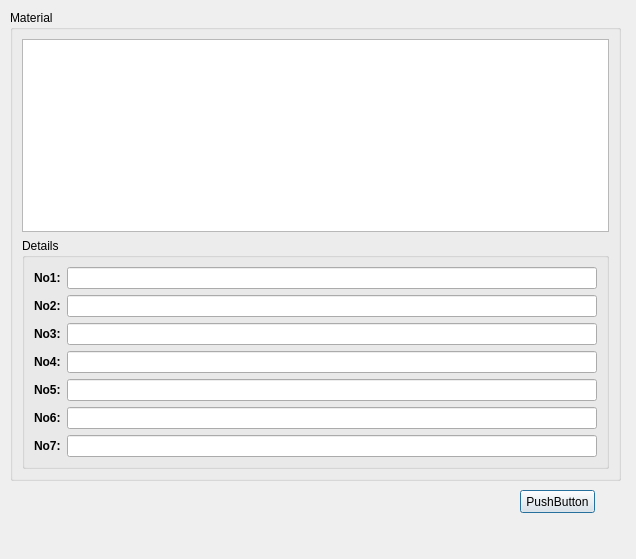
<?xml version="1.0" encoding="UTF-8"?>
<ui version="4.0">
 <class>ShowTableDialog</class>
 <widget class="QDialog" name="ShowTableDialog">
  <property name="geometry">
   <rect>
    <x>0</x>
    <y>0</y>
    <width>636</width>
    <height>559</height>
   </rect>
  </property>
  <property name="windowTitle">
   <string>Dialog</string>
  </property>
  <widget class="QGroupBox" name="groupBox">
   <property name="geometry">
    <rect>
     <x>10</x>
     <y>10</y>
     <width>611</width>
     <height>471</height>
    </rect>
   </property>
   <property name="title">
    <string>Material</string>
   </property>
   <layout class="QVBoxLayout">
    <property name="spacing">
     <number>6</number>
    </property>
    <property name="leftMargin">
     <number>9</number>
    </property>
    <property name="topMargin">
     <number>9</number>
    </property>
    <property name="rightMargin">
     <number>9</number>
    </property>
    <property name="bottomMargin">
     <number>9</number>
    </property>
    <item>
     <widget class="QTableView" name="DataTable">
      <property name="selectionBehavior">
       <enum>QAbstractItemView::SelectRows</enum>
      </property>
     </widget>
    </item>
    <item>
     <widget class="QGroupBox" name="groupBox_2">
      <property name="title">
       <string>Details</string>
      </property>
      <layout class="QFormLayout" name="_2">
       <item row="0" column="0">
        <widget class="QLabel" name="No1Label">
         <property name="text">
          <string>&lt;html&gt;&lt;head/&gt;&lt;body&gt;&lt;p&gt;&lt;span style=&quot; font-weight:600;&quot;&gt;No1:&lt;/span&gt;&lt;/p&gt;&lt;/body&gt;&lt;/html&gt;</string>
         </property>
        </widget>
       </item>
       <item row="0" column="1">
        <widget class="QLineEdit" name="No1Edit">
         <property name="enabled">
          <bool>true</bool>
         </property>
        </widget>
       </item>
       <item row="1" column="0">
        <widget class="QLabel" name="No2Label">
         <property name="text">
          <string>&lt;html&gt;&lt;head/&gt;&lt;body&gt;&lt;p&gt;&lt;span style=&quot; font-weight:600;&quot;&gt;No2:&lt;/span&gt;&lt;/p&gt;&lt;/body&gt;&lt;/html&gt;</string>
         </property>
        </widget>
       </item>
       <item row="2" column="0">
        <widget class="QLabel" name="No3Label">
         <property name="text">
          <string>&lt;html&gt;&lt;head/&gt;&lt;body&gt;&lt;p&gt;&lt;span style=&quot; font-weight:600;&quot;&gt;No3:&lt;/span&gt;&lt;/p&gt;&lt;/body&gt;&lt;/html&gt;</string>
         </property>
        </widget>
       </item>
       <item row="3" column="0">
        <widget class="QLabel" name="No4Label">
         <property name="text">
          <string>&lt;html&gt;&lt;head/&gt;&lt;body&gt;&lt;p&gt;&lt;span style=&quot; font-weight:600;&quot;&gt;No4:&lt;/span&gt;&lt;/p&gt;&lt;/body&gt;&lt;/html&gt;</string>
         </property>
        </widget>
       </item>
       <item row="4" column="0">
        <widget class="QLabel" name="No5Label">
         <property name="text">
          <string>&lt;html&gt;&lt;head/&gt;&lt;body&gt;&lt;p&gt;&lt;span style=&quot; font-weight:600;&quot;&gt;No5:&lt;/span&gt;&lt;/p&gt;&lt;/body&gt;&lt;/html&gt;</string>
         </property>
        </widget>
       </item>
       <item row="1" column="1">
        <widget class="QLineEdit" name="No2Edit">
         <property name="enabled">
          <bool>true</bool>
         </property>
        </widget>
       </item>
       <item row="2" column="1">
        <widget class="QLineEdit" name="No3Edit">
         <property name="enabled">
          <bool>true</bool>
         </property>
        </widget>
       </item>
       <item row="3" column="1">
        <widget class="QLineEdit" name="No4Edit">
         <property name="enabled">
          <bool>true</bool>
         </property>
        </widget>
       </item>
       <item row="4" column="1">
        <widget class="QLineEdit" name="No5Edit">
         <property name="enabled">
          <bool>true</bool>
         </property>
        </widget>
       </item>
       <item row="7" column="1">
        <widget class="QLineEdit" name="No7Edit">
         <property name="enabled">
          <bool>true</bool>
         </property>
        </widget>
       </item>
       <item row="5" column="0">
        <widget class="QLabel" name="No6Label">
         <property name="text">
          <string>&lt;html&gt;&lt;head/&gt;&lt;body&gt;&lt;p&gt;&lt;span style=&quot; font-weight:600;&quot;&gt;No6:&lt;/span&gt;&lt;/p&gt;&lt;/body&gt;&lt;/html&gt;</string>
         </property>
        </widget>
       </item>
       <item row="5" column="1">
        <widget class="QLineEdit" name="No6Edit">
         <property name="enabled">
          <bool>true</bool>
         </property>
        </widget>
       </item>
       <item row="7" column="0">
        <widget class="QLabel" name="No7Label">
         <property name="text">
          <string>&lt;html&gt;&lt;head/&gt;&lt;body&gt;&lt;p&gt;&lt;span style=&quot; font-weight:600;&quot;&gt;No7:&lt;/span&gt;&lt;/p&gt;&lt;/body&gt;&lt;/html&gt;</string>
         </property>
        </widget>
       </item>
      </layout>
     </widget>
    </item>
   </layout>
  </widget>
  <widget class="QPushButton" name="pushButton">
   <property name="geometry">
    <rect>
     <x>520</x>
     <y>490</y>
     <width>75</width>
     <height>23</height>
    </rect>
   </property>
   <property name="text">
    <string>PushButton</string>
   </property>
  </widget>
 </widget>
 <resources/>
 <connections/>
</ui>
